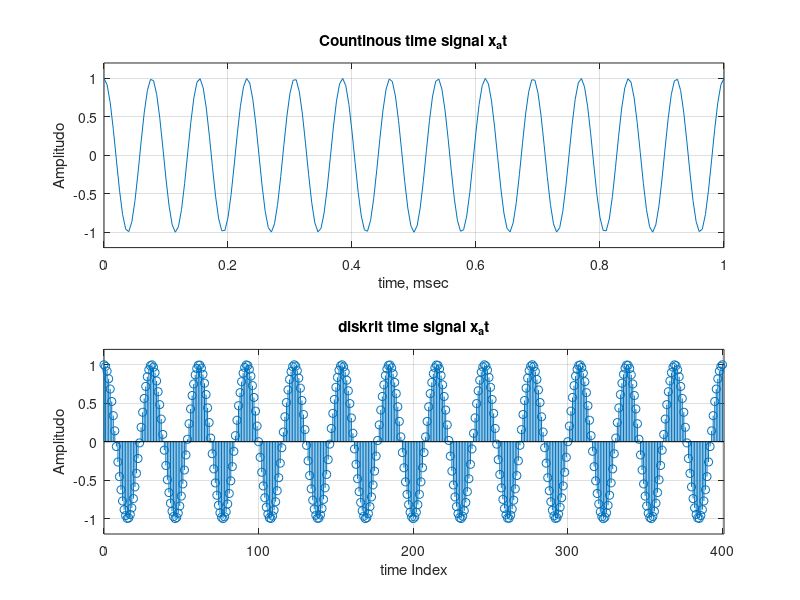

This chart was generated by the following MATLAB code:
%Program P2_1
%Ilustrasi dalam proses sampling domain waktu
clf;
F=200;
t=0:1/F:1;
f=13;
xa=cos(2*pi*f*t);
subplot(211)
plot(t,xa); grid;
xlabel('time, msec'); ylabel('Amplitudo');
title('Countinous time signal x_{a}{t}');
axis([0 1 -1.2 1.2])
subplot(212)
F=400;
n=0:1/F:1;
xs=cos(2*pi*f*n);
k= 0:length(n)-1;
stem(k,xs);grid;
xlabel('time Index'); ylabel('Amplitudo');
title('diskrit time signal x_{a}{t}');
axis([0 length(n) -1.2 1.2])
